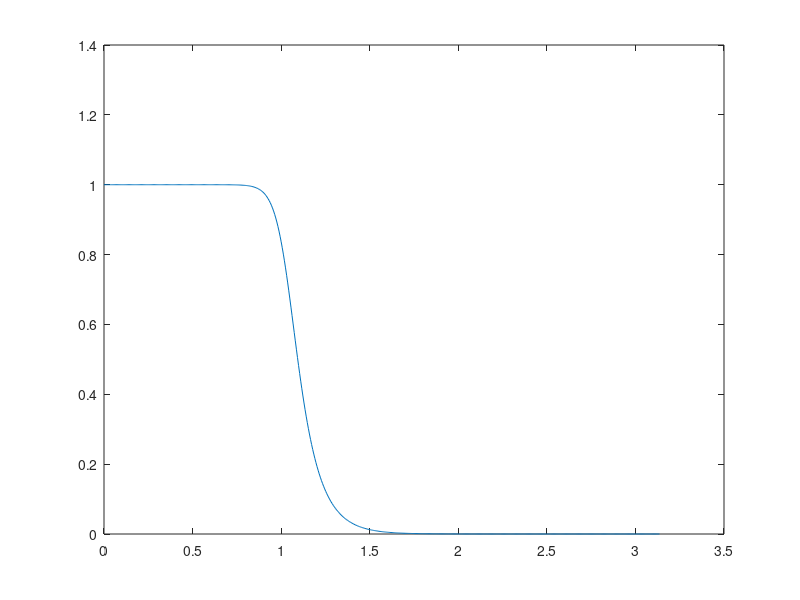

Here is the MATLAB script that generated this plot:
rp = 0.5; 
wp = (1.2/4); 
rs = 40; 
ws = (2/4);
[n, wn] = buttord(wp, ws, rp, rs); 
[b, a] = butter(n, wn);
[h,w] = freqz(b,a)
plot(w, abs(h)) 